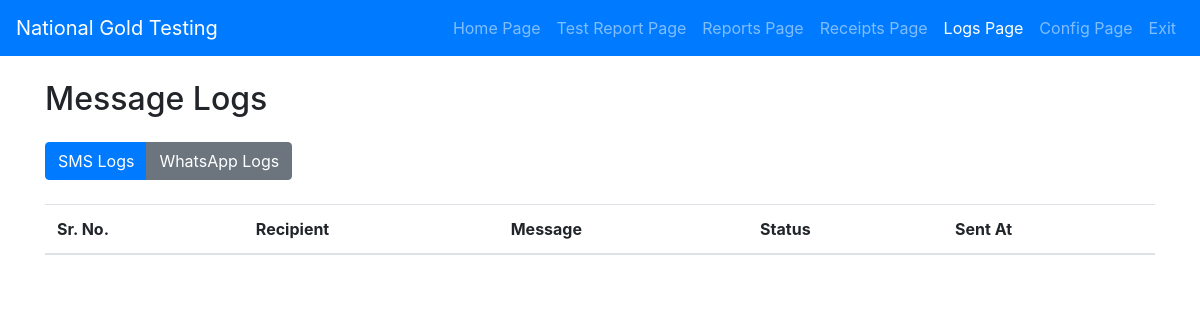
Page /logs.php on the earlier database version.
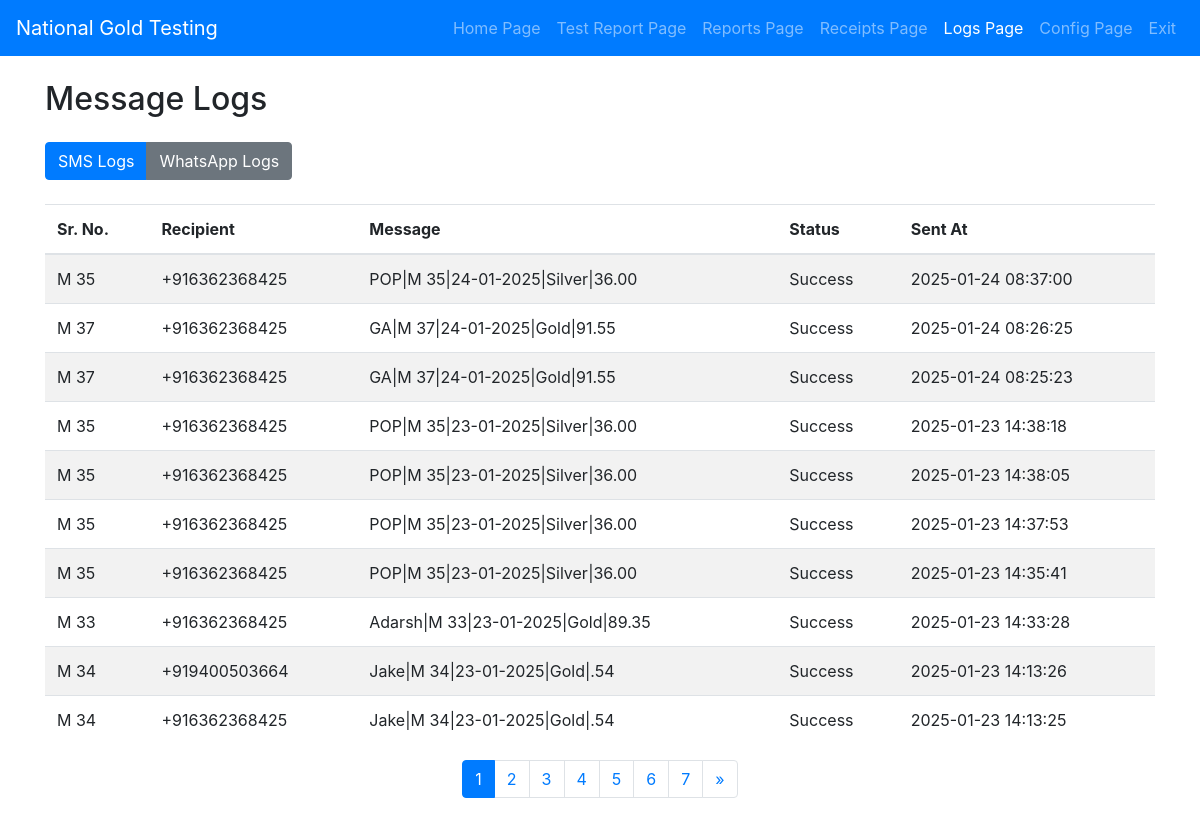
Same page on the later database version.
### tables this page shows
CREATE TABLE IF NOT EXISTS `message_logs` (
  `id` int NOT NULL AUTO_INCREMENT,
  `sr_no` varchar(50) NOT NULL,
  `message_type` enum('SMS','WhatsApp') NOT NULL,
  `recipient` varchar(20) NOT NULL,
  `message` text NOT NULL,
  `status` enum('Success','Failed') NOT NULL,
  `sent_at` timestamp NULL DEFAULT CURRENT_TIMESTAMP,
  PRIMARY KEY (`id`)
);

### logs.php (the view, shortened to what this page needs)
<?php
$configFile = 'config.json';
$configs = json_decode(file_get_contents($configFile), true);
$servername = $configs['Database']['db_host'];
$username = $configs['Database']['db_user'];
$password = $configs['Database']['db_password'];
$dbname = $configs['Database']['db_name'];
$conn = new mysqli($servername, $username, $password, $dbname);
$message_type = isset($_GET['type']) ? $_GET['type'] : 'SMS';
$limit = 10;
$page = isset($_GET['page']) ? (int)$_GET['page'] : 1;
$offset = ($page - 1) * $limit;
$sql_count = "SELECT COUNT(*) as total FROM message_logs WHERE message_type = '$message_type'";
$result_count = $conn->query($sql_count);
$total_records = $result_count->fetch_assoc()['total'];
$total_pages = ceil($total_records / $limit);
$sql = "SELECT * FROM message_logs WHERE message_type = '$message_type' ORDER BY sent_at DESC LIMIT $limit OFFSET $offset";
$result = $conn->query($sql);
$logs = [];
if ($result->num_rows > 0) {
    while ($row = $result->fetch_assoc()) {
        $logs[] = $row;
    }
}
?>
<!DOCTYPE html>
<html lang="en">
<head>
    <link href="vendor/assets/bootstrap.min.css" rel="stylesheet">
</head>
<body>
    <nav class="navbar navbar-expand-lg navbar-dark bg-primary">
        <a class="navbar-brand" href="index.php">National Gold Testing</a>
        <div class="collapse navbar-collapse" id="navbarNav">
            <ul class="navbar-nav ml-auto">
                <li class="nav-item">
                    <a class="nav-link" href="index.php">Home Page</a>
                </li>
                <li class="nav-item">
                    <a class="nav-link" href="testreportform.php">Test Report Page</a>
                </li>
                <li class="nav-item">
                    <a class="nav-link" href="reports.php">Reports Page</a>
                </li>
                <li class="nav-item">
                    <a class="nav-link" href="receipts.php">Receipts Page</a>
                </li>
                <li class="nav-item active">
                    <a class="nav-link" href="logs.php">Logs Page</a>
                </li>
                <li class="nav-item">
                    <a class="nav-link" href="config.php">Config Page</a>
                </li>
                <li class="nav-item">
                    <a class="nav-link" href="" onclick="window.close(); return false;">Exit</a>
                </li>
            </ul>
        </div>
    </nav>
    <div class="container mt-4">
        <h2 class="mb-4">Message Logs</h2>
        <div class="btn-group mb-4" role="group">
            <a href="?type=SMS" class="btn btn-<?php echo $message_type === 'SMS' ? 'primary' : 'secondary'; ?>">SMS Logs</a>
            <a href="?type=WhatsApp" class="btn btn-<?php echo $message_type === 'WhatsApp' ? 'primary' : 'secondary'; ?>">WhatsApp Logs</a>
        </div>
        <div class="table-responsive">
            <table class="table table-striped">
                <thead>
                    <tr>
                        <th>Sr. No.</th>
                        <th>Recipient</th>
                        <th>Message</th>
                        <th>Status</th>
                        <th>Sent At</th>
                    </tr>
                </thead>
                <tbody>
                    <?php foreach ($logs as $log): ?>
                        <tr>
                            <td><?php echo $log['sr_no']; ?></td>
                            <td><?php echo $log['recipient']; ?></td>
                            <td><?php echo $log['message']; ?></td>
                            <td><?php echo $log['status']; ?></td>
                            <td><?php echo $log['sent_at']; ?></td>
                        </tr>
                    <?php endforeach; ?>
                </tbody>
            </table>
        </div>
        <nav aria-label="Page navigation">
            <ul class="pagination">
                <?php for ($i = 1; $i <= $total_pages; $i++): ?>
                    <li class="page-item <?php echo $i === $page ? 'active' : ''; ?>">
                        <a class="page-link" href="?type=<?php echo $message_type; ?>&page=<?php echo $i; ?>"><?php echo $i; ?></a>
                    </li>
                <?php endfor; ?>
                <?php if ($page < $total_pages): ?>
                    <li class="page-item">
                        <a class="page-link" href="?type=<?php echo $message_type; ?>&page=<?php echo $page + 1; ?>" aria-label="Next">
                            <span aria-hidden="true">&raquo;</span>
                        </a>
                    </li>
                <?php endif; ?>
            </ul>
        </nav>
    </div>
</body>
</html>

### logs.php (style rules this page uses)
.table th, .table td { vertical-align: middle; }
.pagination { justify-content: center; }

Differences in the rows shown:
added message_logs: sr_no "M 35", recipient "+916362368425", message "POP|M 35|24-01-2025|Silver|36.00", status "Success", sent_at "2025-01-24 08:37:00"
added message_logs: sr_no "M 37", recipient "+916362368425", message "GA|M 37|24-01-2025|Gold|91.55", status "Success", sent_at "2025-01-24 08:26:25"
added message_logs: sr_no "M 37", recipient "+916362368425", message "GA|M 37|24-01-2025|Gold|91.55", status "Success", sent_at "2025-01-24 08:25:23"
added message_logs: sr_no "M 35", recipient "+916362368425", message "POP|M 35|23-01-2025|Silver|36.00", status "Success", sent_at "2025-01-23 14:38:18"
added message_logs: sr_no "M 35", recipient "+916362368425", message "POP|M 35|23-01-2025|Silver|36.00", status "Success", sent_at "2025-01-23 14:38:05"
added message_logs: sr_no "M 35", recipient "+916362368425", message "POP|M 35|23-01-2025|Silver|36.00", status "Success", sent_at "2025-01-23 14:37:53"
added message_logs: sr_no "M 35", recipient "+916362368425", message "POP|M 35|23-01-2025|Silver|36.00", status "Success", sent_at "2025-01-23 14:35:41"
added message_logs: sr_no "M 33", recipient "+916362368425", message "Adarsh|M 33|23-01-2025|Gold|89.35", status "Success", sent_at "2025-01-23 14:33:28"
added message_logs: sr_no "M 34", recipient "+919400503664", message "Jake|M 34|23-01-2025|Gold|.54", status "Success", sent_at "2025-01-23 14:13:26"
added message_logs: sr_no "M 34", recipient "+916362368425", message "Jake|M 34|23-01-2025|Gold|.54", status "Success", sent_at "2025-01-23 14:13:25"
Other differences:
new list line: "1"
new list line: "2"
new list line: "3"
new list line: "4"
new list line: "5"
new list line: "6"
new list line: "7"
